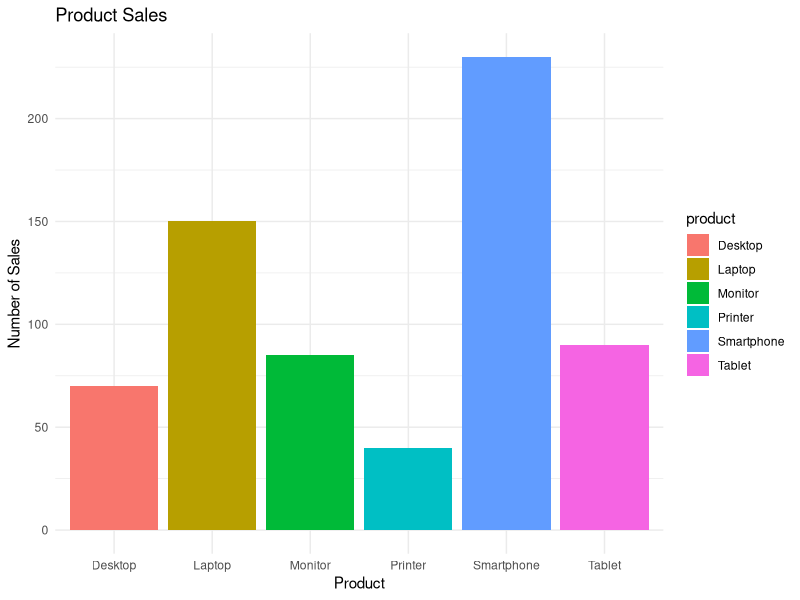

The R source for this figure:
library(ggplot2)

sales_data <- data.frame(
  product = c("Laptop", "Tablet", "Smartphone", "Desktop", "Monitor", "Printer"),
  sales = c(150, 90, 230, 70, 85, 40)
)

ggplot(sales_data, aes(x = product, y = sales, fill = product)) +
  geom_bar(stat = "identity") +
  labs(title = "Product Sales", x = "Product", y = "Number of Sales") +
  theme_minimal()

average_sales <- mean(sales_data$sales)
print(paste("Az átlagos eladás:", average_sales))

best_selling <- sales_data$product[which.max(sales_data$sales)]
print(paste("A legjobban fogyó termék:", best_selling))